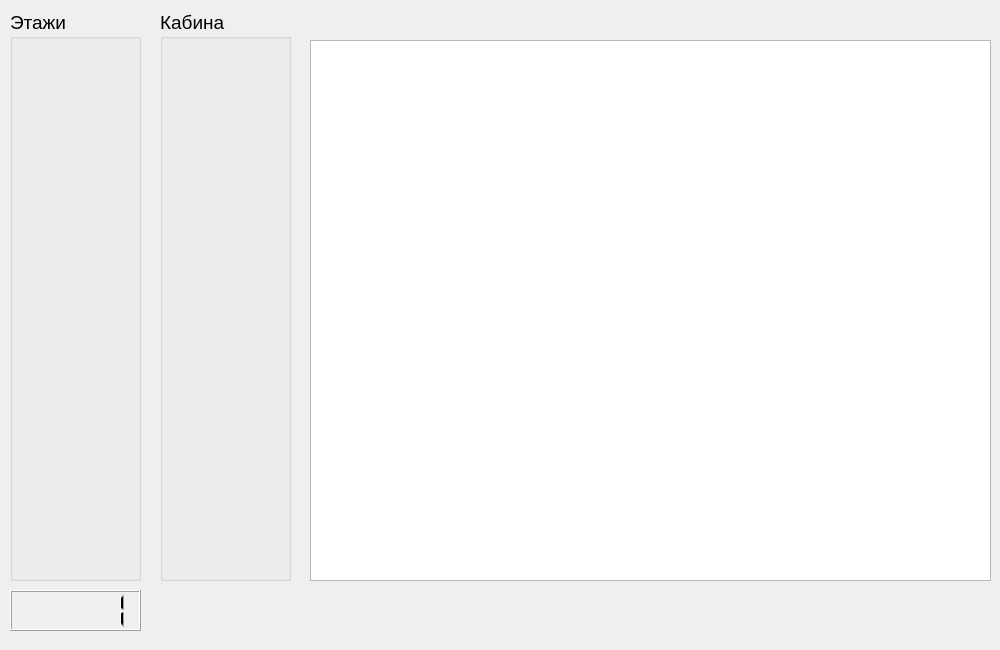
<?xml version="1.0" encoding="UTF-8"?>
<ui version="4.0">
 <class>MainWindow</class>
 <widget class="QMainWindow" name="MainWindow">
  <property name="geometry">
   <rect>
    <x>0</x>
    <y>0</y>
    <width>1000</width>
    <height>650</height>
   </rect>
  </property>
  <property name="font">
   <font>
    <pointsize>14</pointsize>
   </font>
  </property>
  <property name="windowTitle">
   <string>Лаб.№4 Лифт</string>
  </property>
  <widget class="QWidget" name="centralWidget">
   <widget class="QLCDNumber" name="lcdNumber">
    <property name="geometry">
     <rect>
      <x>10</x>
      <y>590</y>
      <width>131</width>
      <height>41</height>
     </rect>
    </property>
    <property name="digitCount">
     <number>5</number>
    </property>
    <property name="value" stdset="0">
     <double>1.000000000000000</double>
    </property>
   </widget>
   <widget class="QGroupBox" name="floorsGroupBox">
    <property name="geometry">
     <rect>
      <x>10</x>
      <y>10</y>
      <width>131</width>
      <height>571</height>
     </rect>
    </property>
    <property name="title">
     <string>Этажи</string>
    </property>
    <layout class="QVBoxLayout" name="verticalLayout">
     <property name="spacing">
      <number>0</number>
     </property>
     <property name="leftMargin">
      <number>9</number>
     </property>
     <property name="topMargin">
      <number>0</number>
     </property>
     <property name="rightMargin">
      <number>9</number>
     </property>
     <property name="bottomMargin">
      <number>0</number>
     </property>
    </layout>
   </widget>
   <widget class="QGroupBox" name="cabGroupBox">
    <property name="geometry">
     <rect>
      <x>160</x>
      <y>10</y>
      <width>131</width>
      <height>571</height>
     </rect>
    </property>
    <property name="title">
     <string>Кабина</string>
    </property>
    <layout class="QVBoxLayout" name="verticalLayout_2">
     <property name="spacing">
      <number>0</number>
     </property>
     <property name="topMargin">
      <number>0</number>
     </property>
     <property name="bottomMargin">
      <number>0</number>
     </property>
    </layout>
   </widget>
   <widget class="Logger" name="logger">
    <property name="geometry">
     <rect>
      <x>310</x>
      <y>40</y>
      <width>681</width>
      <height>541</height>
     </rect>
    </property>
   </widget>
  </widget>
 </widget>
 <layoutdefault spacing="6" margin="11"/>
 <customwidgets>
  <customwidget>
   <class>Logger</class>
   <extends>QPlainTextEdit</extends>
   <header>Logger/Logger.hpp</header>
  </customwidget>
 </customwidgets>
 <resources/>
 <connections/>
</ui>
